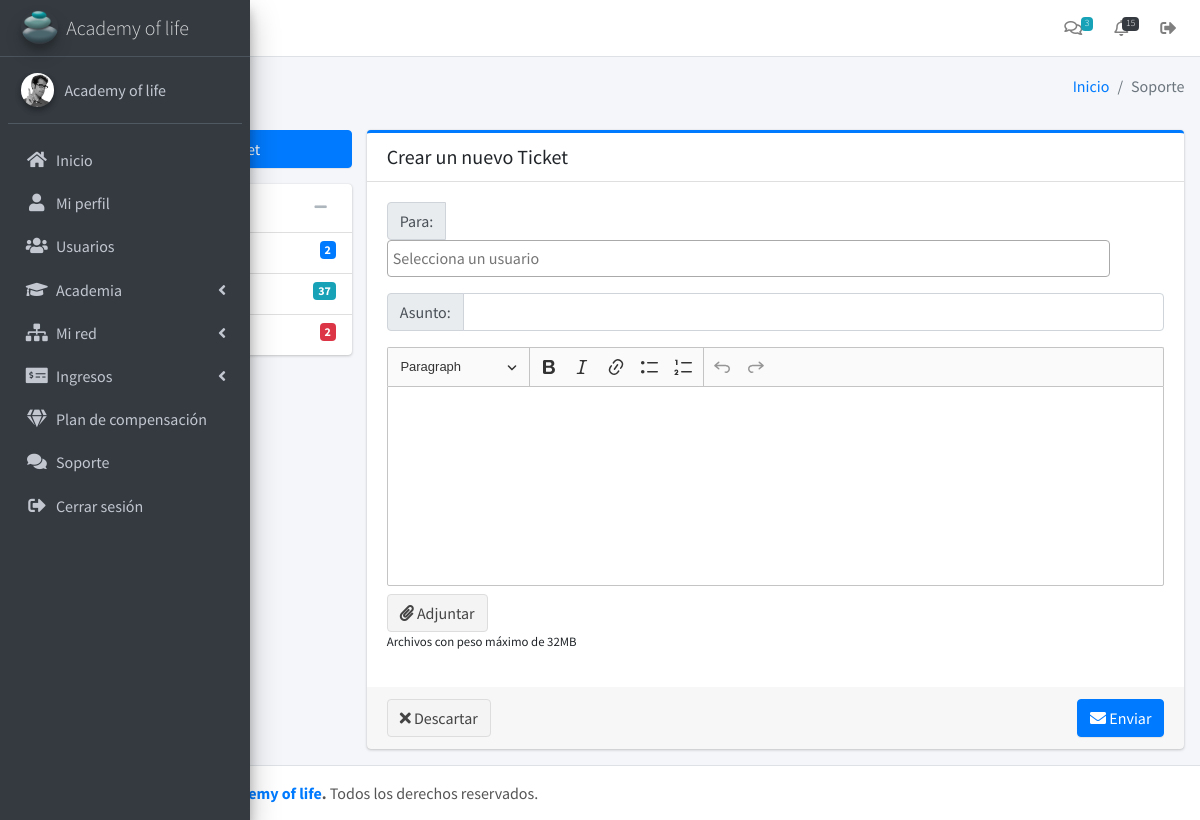
/backoffice/soporte (signed in), run on the app's committed database.
### tables this page shows
CREATE TABLE `usuarios` (
  `id_usuario` int(11) NOT NULL,
  `perfil` text NOT NULL,
  `nombre` text NOT NULL,
  `email` text NOT NULL,
  `password` text NOT NULL,
  `suscripcion` int(11) NOT NULL,
  `id_suscripcion` text DEFAULT NULL,
  `ciclo_pago` int(11) DEFAULT NULL,
  `vencimiento` date DEFAULT NULL,
  `verificacion` int(11) NOT NULL,
  `email_encriptado` text DEFAULT NULL,
  `foto` text DEFAULT NULL,
  `enlace_afiliado` text DEFAULT NULL,
  `patrocinador` text DEFAULT NULL,
  `paypal` text DEFAULT NULL,
  `pais` text DEFAULT NULL,
  `codigo_pais` text DEFAULT NULL,
  `telefono_movil` text DEFAULT NULL,
  `firma` text DEFAULT NULL,
  `fecha_contrato` date DEFAULT NULL,
  `fecha` timestamp NOT NULL DEFAULT current_timestamp()
);

### backoffice/controladores/plantilla.controlador.php (called while the page is built)
<?php
class ControladorPlantilla{
	public function ctrPlantilla(){
		include "vistas/plantilla.php";
	}
}

### backoffice/index.php (called while the page is built, shortened)
<?php
require_once "controladores/plantilla.controlador.php";
require_once "controladores/usuarios.controlador.php";
require_once "modelos/usuarios.modelo.php";
$plantilla = new ControladorPlantilla();
$plantilla -> ctrPlantilla();

### backoffice/controladores/usuarios.controlador.php (called while the page is built, shortened)
<?php
Class ControladorUsuarios{
	static public function ctrMostrarUsuarios($item, $valor){
		$tabla = "usuarios";
		$respuesta = ModeloUsuarios::mdlMostrarUsuarios($tabla, $item, $valor);
		return $respuesta;
	}
}

### backoffice/modelos/conexion.php (called while the page is built)
<?php
class Conexion{
	static public function conectar(){
		$link = new PDO("mysql:host=localhost;dbname=ventas-suscripcion",
						"root",
						"");
		$link->exec("set names utf8");
		return $link;
	}
}

### backoffice/modelos/usuarios.modelo.php (called while the page is built, shortened)
<?php
require_once "conexion.php";
class ModeloUsuarios{
	static public function mdlMostrarUsuarios($tabla, $item, $valor){
		if($item != null && $valor != null){
			$stmt = Conexion::conectar()->prepare("SELECT * FROM $tabla WHERE $item = :$item");
			$stmt->bindParam(":".$item, $valor, PDO::PARAM_STR);
			$stmt -> execute();
			return $stmt -> fetch();
		}else{
			$stmt = Conexion::conectar()->prepare("SELECT * FROM $tabla");
			$stmt -> execute();
			return $stmt -> fetchAll();
		}
	}
}

### backoffice/vistas/paginas/modulos/soporte/nuevo-ticket.php (the view, shortened to what this page needs)
<?php
$listaUsuarios = ControladorUsuarios::ctrMostrarUsuarios(null,null);
?>
<div class="card card-primary card-outline">
	<div class="card-header">
		<h3 class="card-title">Crear un nuevo Ticket</h3>
	</div>
	<form method="post" enctype="multipart/form-data">
		<div class="card-body">
			<div class="input-group mb-3">
				<?php if ($usuario["perfil"] != "admin"): ?>
					<div class="input-group-prepend">
				      <span class="input-group-text">Para:</span>
				    </div>
			     	<?php if (isset($_GET["para"])): ?>
						<input type="text" class="form-control" value="<?php echo $_GET["para"]?>" readonly required>
						<input type="hidden" class="form-control" value="<?php echo $_GET["id_para"]?>" name="receptor">
				    <?php else: ?>
						<input type="text" class="form-control" value="Academy of life" readonly required>
						<input type="hidden" class="form-control" value="1" name="receptor">
					<?php endif ?>
				<?php else: ?>
					<div class="input-group-prepend">
				      <span class="input-group-text">Para:</span>
				    </div>
				    <?php if (isset($_GET["para"])): ?>
						<input type="text" class="form-control" value="<?php echo $_GET["para"]?>" readonly required>
						<input type="hidden" class="form-control" value="<?php echo $_GET["id_para"]?>" name="receptor">
				    <?php else: ?>
				    <div style="width:93%">
				    </div>
				    <?php endif ?>
				<?php endif ?>
			</div>
			<div class="input-group mb-3">
				<div class="input-group-prepend">
			      <span class="input-group-text">Asunto:</span>
			    </div>
			    <?php if (isset($_GET["asunto"])): ?>
					<input type="text" class="form-control" value="<?php echo $_GET["asunto"]?>" name="asunto" required>
			    <?php else: ?>
			    	<input type="text" class="form-control" name="asunto" required>
			    <?php endif ?>
			</div>
			<div class="form-group">
				<div class="form-group my-2">
					<div class="btn btn-default btn-file">
						<i class="fas fa-paperclip"></i> Adjuntar
					</div>
					<p class="help-block small">Archivos con peso máximo de 32MB</p>
				</div>
			</div>
		</div>
		<div class="card-footer">
	    	<div class="float-right">
				<button type="submit" class="btn btn-primary">
					<i class="fas fa-envelope"></i> Enviar
				</button>
			</div>
			<button type="reset" class="btn btn-default">
				<i class="fas fa-times"></i>  Descartar
			</button>
		</div>
	</form>
</div>

### backoffice/vistas/paginas/modulos/menu.php (shortened to what this page needs)
<aside class="main-sidebar sidebar-dark-primary elevation-4" style="overflow-x:hidden">
  <a href="inicio" class="brand-link">
  <img src="vistas/img/plantilla/icono.png" alt="AdminLTE Logo" class="brand-image img-circle elevation-3" style="opacity: .8">
    <span class="brand-text font-weight-light">Academy of life</span>
  </a>
  <div class="sidebar">
    <div class="user-panel mt-3 pb-3 mb-3 d-flex">
      <div class="image">
      <?php if ($usuario["foto"] == ""): ?>
         <img src="vistas/img/usuarios/default/default.png" class="img-circle elevation-2" alt="User Image">
      <?php else: ?>
        <img src="<?php echo $usuario["foto"] ?>" class="img-circle elevation-2" alt="User Image">
      <?php endif ?>
      </div>
      <div class="info">
        <a href="perfil" class="d-block"><?php echo $usuario["nombre"] ?></a>
      </div>
    </div>
    <nav class="mt-2">
      <ul class="nav nav-pills nav-sidebar flex-column" data-widget="treeview" role="menu" data-accordion="false">
        <li class="nav-item">
          <a href="inicio" class="nav-link">
            <i class="nav-icon fas fa-home"></i>
            <p>Inicio</p>
          </a>
        </li>
        <li class="nav-item">
          <a href="perfil" class="nav-link">
            <i class="nav-icon fas fa-user"></i>
            <p>Mi perfil</p>
          </a>
        </li>
        <?php if ($usuario["perfil"] == "admin"): ?>
          <li class="nav-item">
            <a href="usuarios" class="nav-link">
              <i class="nav-icon fas fa-users"></i>
              <p>Usuarios</p>
            </a>
          </li>
        <?php endif ?>
      <li class="nav-item has-treeview">
          <a href="#" class="nav-link">
            <i class="nav-icon fas fa-graduation-cap"></i>
            <p>
            Academia
              <i class="right fas fa-angle-left"></i>
            </p>
          </a>
        </li>
      <?php if ($usuario["suscripcion"] != 0): ?>
        <li class="nav-item has-treeview">
          <a href="#" class="nav-link">
            <i class="nav-icon fas fa-sitemap"></i>
            <p>
            Mi red
              <i class="right fas fa-angle-left"></i>
            </p>
          </a>
        </li>
         <li class="nav-item has-treeview">
          <a href="#" class="nav-link">
            <i class="nav-icon fas fa-money-check-alt"></i>
            <p>
            Ingresos
              <i class="right fas fa-angle-left"></i>
            </p>
          </a>
        </li>
         <?php endif ?>
        <li class="nav-item">
          <a href="plan-compensacion" class="nav-link">
            <i class="nav-icon fas fa-gem"></i>
            <p>Plan de compensación</p>
          </a>
        </li>
        <li class="nav-item">
          <a href="soporte" class="nav-link">
            <i class="nav-icon fas fa-comments"></i>
            <p>Soporte</p>
          </a>
        </li>
        <li class="nav-item">
          <a href="salir" class="nav-link">
            <i class="nav-icon fas fa-sign-out-alt"></i>
            <p>Cerrar sesión</p>
          </a>
        </li>
      </ul>
    </nav>
  </div>
</aside>

### data on the page
usuarios: foto (picture), nombre "Academy of life"

### other printed values
$totalRecibidos "2"
$totalEnviados "37"
$totalPapelera "2"
